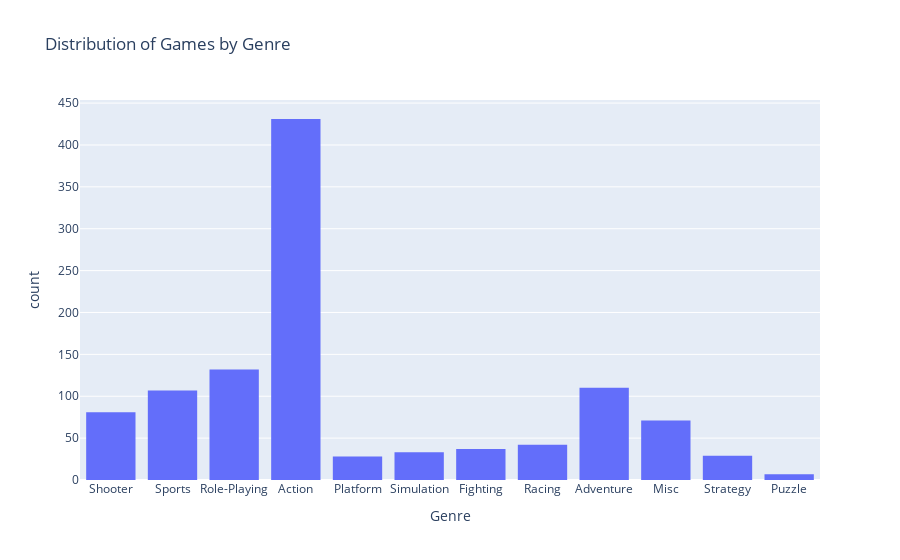

The code cell stored with this chart in its notebook:
### Markdown cell above
### Relationship between Sales and Genre

### Code cell
# Plot general distribution of games by genre
# Creates histogram for distribution of games by genre
hist_genre = px.histogram(relevant_platforms, x='genre', 
                          title='Distribution of Games by Genre',
                          labels={'genre': 'Genre', 'count': 'Number of Games'})
hist_genre.show()

### Figure 1 — Plotly figure (JSON) as saved in the notebook; plotly's stock layout.template omitted (floating-point values rounded to 4 significant figures; data arrays with more than 128 entries replaced by an {"elided": "..."} marker saying what was removed)
{"data": [{"alignmentgroup": "True", "bingroup": "x", "hovertemplate": "Genre=%{x}<br>count=%{y}<extra></extra>", "legendgroup": "", "marker": {"color": "#636efa", "pattern": {"shape": ""}}, "name": "", "offsetgroup": "", "orientation": "v", "showlegend": false, "type": "histogram", "x": {"elided": "1108 str values"}, "xaxis": "x", "yaxis": "y"}], "layout": {"barmode": "relative", "legend": {"tracegroupgap": 0}, "title": {"text": "Distribution of Games by Genre"}, "xaxis": {"anchor": "y", "domain": [0, 1], "title": {"text": "Genre"}}, "yaxis": {"anchor": "x", "domain": [0, 1], "title": {"text": "count"}}}}
